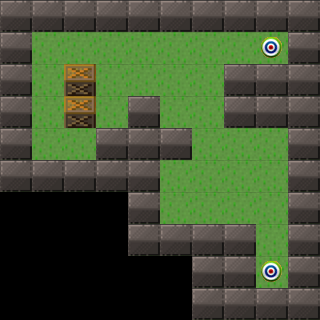

Rendered tile map (Tiled .tmx) drawn with the repository's tilesets; below, a short description and the full map source, tile grids included:
An orthogonal 10x10 tile map with 32x32 px tiles, 1 tile layer (图块层 1), 4 tilesets.

<map version="1.10" tiledversion="1.12.2" orientation="orthogonal" renderorder="right-down" width="10" height="10" tilewidth="32" tileheight="32" infinite="0" nextlayerid="2" nextobjectid="1">
 <tileset firstgid="1" name="grass" tilewidth="32" tileheight="32" tilecount="1" columns="1">
  <image source="grass.png" width="32" height="32" />
 </tileset>
 <tileset firstgid="2" name="wall" tilewidth="32" tileheight="32" tilecount="1" columns="1">
  <image source="wall.png" width="32" height="32" />
 </tileset>
 <tileset firstgid="3" name="target" tilewidth="32" tileheight="32" tilecount="1" columns="1">
  <image source="target.png" width="32" height="32" />
 </tileset>
 <tileset firstgid="4" name="box" tilewidth="32" tileheight="32" tilecount="1" columns="1">
  <image source="box.png" width="32" height="32" />
 </tileset>
 <layer id="1" name="图块层 1" width="10" height="10">
  <data encoding="csv">
2,2,2,2,2,2,2,2,2,2,
2,1,1,1,1,1,1,1,3,2,
2,1,4,1,1,1,1,2,2,2,
2,1,4,1,2,1,1,2,2,2,
2,1,1,2,2,2,1,1,1,2,
2,2,2,2,2,1,1,1,1,2,
0,0,0,0,2,1,1,1,1,2,
0,0,0,0,2,2,2,2,1,2,
0,0,0,0,0,0,2,2,3,2,
0,0,0,0,0,0,2,2,2,2
</data>
 </layer>
</map>
